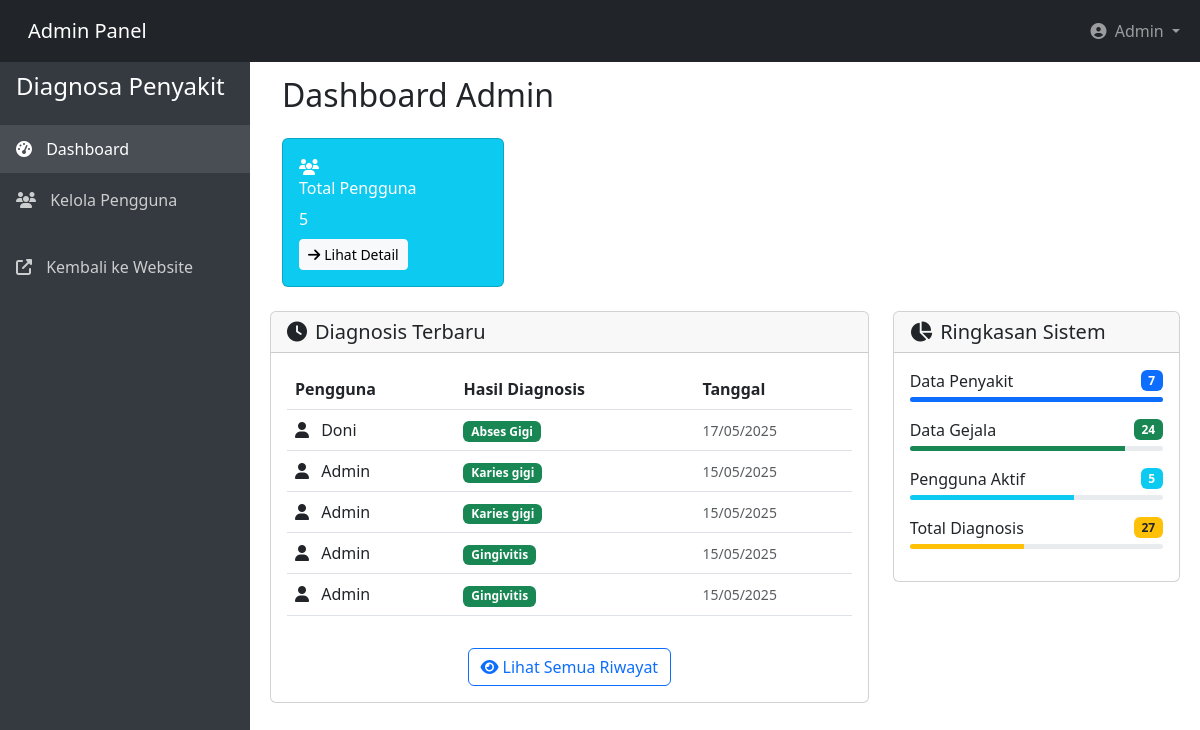
/admin/dashboard.php (signed in), run on an earlier commit of the app's database.
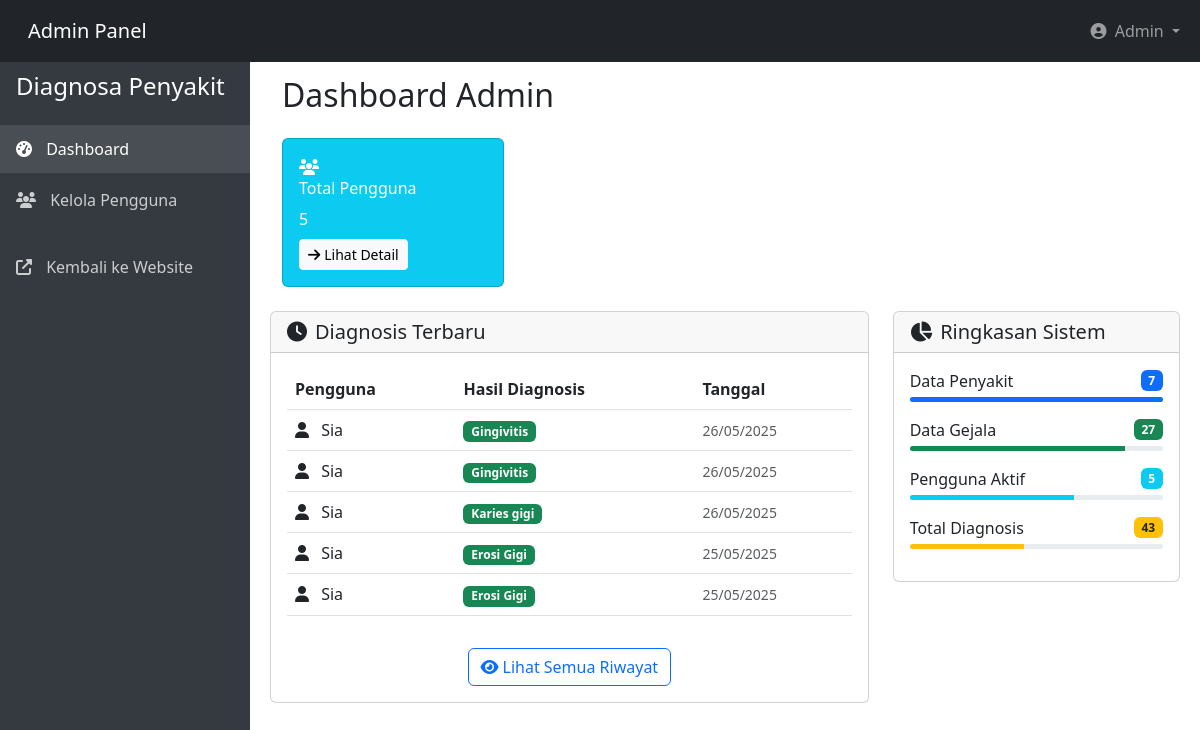
And on a later commit of the database.
### tables this page shows
CREATE TABLE `riwayat` (
  `id` int NOT NULL,
  `user_id` int NOT NULL,
  `penyakit_id` int NOT NULL,
  `tanggal` date NOT NULL,
  `gejala` varchar(255) DEFAULT NULL
);

CREATE TABLE `users` (
  `id` int NOT NULL,
  `nama` varchar(100) NOT NULL,
  `email` varchar(100) NOT NULL,
  `password` varchar(255) NOT NULL,
  `role` enum('user','admin','pakar') NOT NULL DEFAULT 'user',
  `created_at` timestamp NULL DEFAULT CURRENT_TIMESTAMP
);

CREATE TABLE `penyakit` (
  `id` int NOT NULL,
  `kode_penyakit` varchar(10) NOT NULL,
  `nama_penyakit` varchar(100) NOT NULL,
  `deskripsi` text NOT NULL,
  `solusi` text NOT NULL
);

### admin/dashboard.php (the view, shortened to what the changed rows need)
<?php
require_once(__DIR__ . '/layout/header_layout.php');
$gejala_query = "SELECT COUNT(*) as total FROM gejala";
$gejala_result = mysqli_query($conn, $gejala_query);
$gejala = mysqli_fetch_assoc($gejala_result);
$riwayat_query = "SELECT COUNT(*) as total FROM riwayat";
$riwayat_result = mysqli_query($conn, $riwayat_query);
$riwayat = mysqli_fetch_assoc($riwayat_result);
$recent_query = "SELECT r.*, u.nama, p.nama_penyakit
                FROM riwayat r
                JOIN users u ON r.user_id = u.id
                LEFT JOIN penyakit p ON r.penyakit_id = p.id
                ORDER BY r.tanggal DESC
                LIMIT 5";
$recent_result = mysqli_query($conn, $recent_query);
?>
</div>
<div class="row">
    <div class="col-lg-8">
        <div class="card">
            <div class="card-body">
                <?php if (mysqli_num_rows($recent_result) > 0): ?>
                    <div class="table-responsive">
                        <table class="table table-hover">
                            <thead>
                                <tr>
                                    <th>Pengguna</th>
                                    <th>Hasil Diagnosis</th>
                                    <th>Tanggal</th>
                                </tr>
                            </thead>
                            <tbody>
                                <?php while($row = mysqli_fetch_assoc($recent_result)): ?>
                                <tr>
                                    <td>
                                        <i class="fas fa-user me-2"></i>
                                        <?= htmlspecialchars($row['nama']) ?>
                                    </td>
                                    <td>
                                        <?php if(!empty($row['nama_penyakit'])): ?>
                                            <span class="badge bg-success">
                                                <?= htmlspecialchars($row['nama_penyakit']) ?>
                                            </span>
                                        <?php else: ?>
                                            <span class="badge bg-secondary">Tidak Terdiagnosis</span>
                                        <?php endif; ?>
                                    </td>
                                    <td>
                                        <small class="text-muted">
                                            <?= date('d/m/Y', strtotime($row['tanggal'])) ?>
                                        </small>
                                    </td>
                                </tr>
                                <?php endwhile; ?>
                            </tbody>
                        </table>
                    </div>
                <?php endif; ?>
            </div>
        </div>
    </div>
    <div class="col-lg-4">
        <div class="card">
            <div class="card-body">
                <div class="mb-3">
                    <div class="d-flex justify-content-between align-items-center">
                        <span>Data Gejala</span>
                        <span class="badge bg-success"><?= $gejala['total'] ?? 0 ?></span>
                    </div>
                </div>
                <div class="mb-3">
                    <div class="d-flex justify-content-between align-items-center">
                        <span>Total Diagnosis</span>
                        <span class="badge bg-warning text-dark"><?= $riwayat['total'] ?? 0 ?></span>
                    </div>
                </div>
            </div>
        </div>
    </div>
</div>
<?php
require_once(__DIR__ . '/layout/footer_layout.php');
?>

What changed in the data, as far as the page shows it:
no longer on this page (row unchanged): riwayat: user.nama "Doni", penyakit.nama_penyakit "Abses Gigi", tanggal "17/05/2025"
no longer on this page (row unchanged): riwayat: user.nama "Admin", penyakit.nama_penyakit "Karies gigi", tanggal "15/05/2025"
no longer on this page (row unchanged): riwayat: user.nama "Admin", penyakit.nama_penyakit "Karies gigi", tanggal "15/05/2025"
no longer on this page (row unchanged): riwayat: user.nama "Admin", penyakit.nama_penyakit "Gingivitis", tanggal "15/05/2025"
no longer on this page (row unchanged): riwayat: user.nama "Admin", penyakit.nama_penyakit "Gingivitis", tanggal "15/05/2025"
added riwayat: user.nama "Sia", penyakit.nama_penyakit "Gingivitis", tanggal "26/05/2025"
added riwayat: user.nama "Sia", penyakit.nama_penyakit "Gingivitis", tanggal "26/05/2025"
added riwayat: user.nama "Sia", penyakit.nama_penyakit "Karies gigi", tanggal "26/05/2025"
added riwayat: user.nama "Sia", penyakit.nama_penyakit "Erosi Gigi", tanggal "25/05/2025"
added riwayat: user.nama "Sia", penyakit.nama_penyakit "Erosi Gigi", tanggal "25/05/2025"
Also different on the page:
$gejala['total']: "24" → "27"
$riwayat['total']: "27" → "43"
